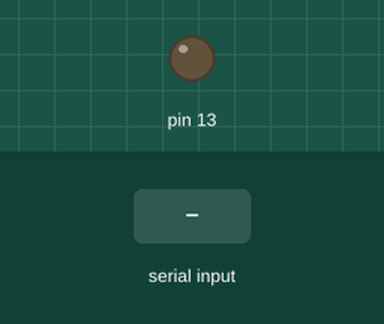
Recording of a sketch running on a simulated Arduino Uno, built with avr-gcc and run on an emulated ATmega328P. On the bench: output pins drawn as LEDs (lit = HIGH). Dashed ring = blinking. The test bench sets the inputs (shaded band). What the sketch prints to the serial monitor is not drawn.

Above: at 1.2 s.
1.3 s: "s" received over Serial
At 1.6 s:
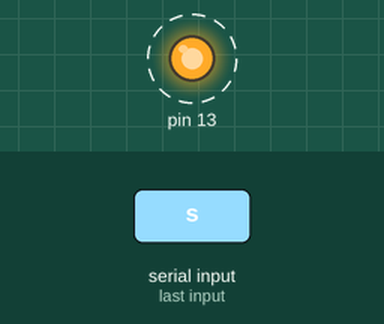
4.3 s: "s" received over the second serial link
At 8.2 s:
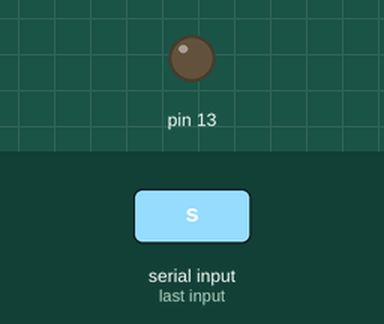
Timing chart, 0 to 9.7 s (numbered marks = the images above; inputs shaded):
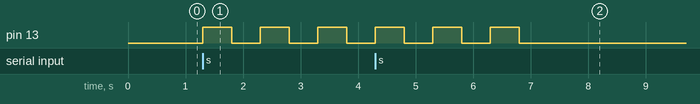

Measured:
- after the input at 1.3 s, pin 13: alternates HIGH for 0.50 s and LOW for 0.50 s, starting at once
- after the input at 4.3 s, pin 13: alternates HIGH for 0.50 s and LOW for 0.50 s, 6 changes in all, then stays LOW, starting at once

The sketch:

testando_hc05.ino
```cpp
#include <SoftwareSerial.h>

SoftwareSerial bluetooth(8, 9);  // RX, TX

void confirmacao() {
  for (int i = 0; i < 3; i++) {
    digitalWrite(13, HIGH);
    delay(500);
    digitalWrite(13, LOW);
    delay(500);
  }
}

void setup() {
  pinMode(13, OUTPUT);
  Serial.begin(9600);
  bluetooth.begin(9600);
  Serial.println("Bluetooth pronto!");
}

void loop() {
  // Monitor Serial (USB)
  if (Serial.available()) {
    char c = Serial.read();
    if (c == 's') {
      confirmacao();
    }
  }

  // Bluetooth (HC-05)
  if (bluetooth.available()) {
    char c = bluetooth.read();
    if (c == 's') {
      confirmacao();
    }
  }
}
```
